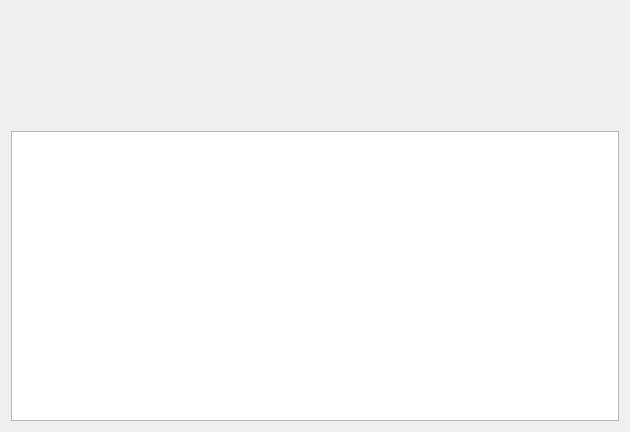
<?xml version="1.0" encoding="UTF-8"?>
<ui version="4.0">
 <class>Information</class>
 <widget class="QDialog" name="Information">
  <property name="geometry">
   <rect>
    <x>0</x>
    <y>0</y>
    <width>630</width>
    <height>432</height>
   </rect>
  </property>
  <property name="windowTitle">
   <string>Dialog</string>
  </property>
  <layout class="QGridLayout" name="gridLayout">
   <item row="1" column="3">
    <widget class="QLabel" name="labelTitle">
     <property name="text">
      <string/>
     </property>
    </widget>
   </item>
   <item row="8" column="3">
    <widget class="QLabel" name="labelLink">
     <property name="text">
      <string/>
     </property>
    </widget>
   </item>
   <item row="7" column="3">
    <widget class="QLabel" name="labelAvailable">
     <property name="text">
      <string/>
     </property>
    </widget>
   </item>
   <item row="4" column="3">
    <widget class="QLabel" name="labelPrice">
     <property name="text">
      <string/>
     </property>
    </widget>
   </item>
   <item row="6" column="3">
    <widget class="QLabel" name="labelStars">
     <property name="text">
      <string/>
     </property>
    </widget>
   </item>
   <item row="3" column="3">
    <widget class="QLabel" name="labelCategory">
     <property name="text">
      <string/>
     </property>
    </widget>
   </item>
   <item row="9" column="3">
    <widget class="QPlainTextEdit" name="plainTextEdit"/>
   </item>
  </layout>
 </widget>
 <resources/>
 <connections/>
</ui>
